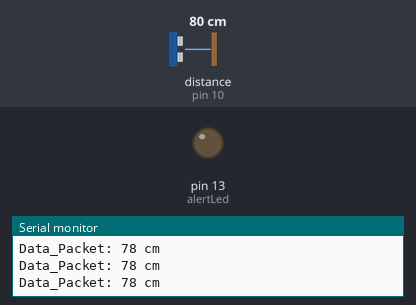
Simulated run of this sketch. Board: Arduino Uno, built with avr-gcc and run on an emulated ATmega328P. Parts: output pins drawn as LEDs (lit = HIGH), the last lines printed to the serial monitor. Wiring (inferred from the names in the program): ultrasonic range finder: trigger pin 9; echo pin 10. The inputs (shaded band) are chosen by the test bench; at power-on: distance to the obstacle (sensor on pin 10) 80 cm. The echo pulse lasts 58.3 µs per cm; pins used as bus, display or sensor lines are not drawn.

Above: at 1.3 s.
1.4 s: distance to the obstacle (sensor on pin 10) set to 12 cm
2.9 s: distance to the obstacle (sensor on pin 10) set to 9 cm
At 4.1 s:
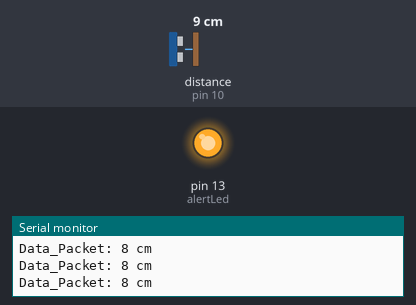
4.5 s: distance to the obstacle (sensor on pin 10) set to 18 cm
At 5.4 s:
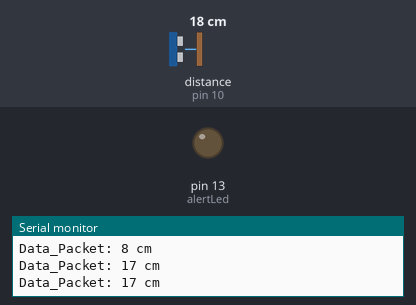
6.0 s: distance to the obstacle (sensor on pin 10) set to 2 cm
At 6.8 s:
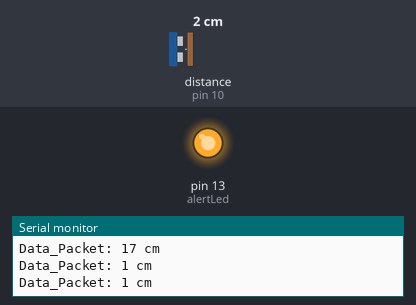
Timing chart, 0 to 8.5 s (numbered marks = the images above; inputs shaded):
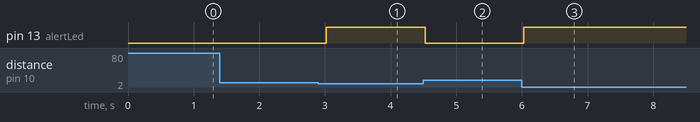

The sketch:

level_monitor.ino
```cpp
/*
 * Industrial Distance & Object Monitor
 * Targeted for: Zubi Technologies SIWES Application
 * Description: Reads ultrasonic sensor data and outputs formatted
 * JSON-like strings for Python backend integration.
 */

const int trigPin = 9;
const int echoPin = 10;
const int alertLed = 13; // Onboard LED for alerts

long duration;
int distance;

void setup() {
  pinMode(trigPin, OUTPUT);
  pinMode(echoPin, INPUT);
  pinMode(alertLed, OUTPUT);

  // High baud rate for stable communication with Python
  Serial.begin(9600);
  while (!Serial) { ; // Wait for serial port to connect
  }
}

void loop() {
  // Clear the trigPin
  digitalWrite(trigPin, LOW);
  delayMicroseconds(2);

  // Trigger the sensor
  digitalWrite(trigPin, HIGH);
  delayMicroseconds(10);
  digitalWrite(trigPin, LOW);

  // Read the echoPin
  duration = pulseIn(echoPin, HIGH);

  // Calculate distance in cm
  distance = duration * 0.034 / 2;

  // Logic: Visual alert if object is too close (Critical Limit)
  if (distance < 10 && distance > 0) {
    digitalWrite(alertLed, HIGH);
  } else {
    digitalWrite(alertLed, LOW);
  }

  // Format data for Python Backend: "Distance: [value]"
  Serial.print("Data_Packet: ");
  Serial.print(distance);
  Serial.println(" cm");

  delay(500); // 0.5s sampling rate
}
```

Measured:
- the behaviour switches between 11 and 10 cm on distance to the obstacle (sensor on pin 10) (found by bisection; images 0 and 1)
- after the input at 2.9 s, pin 13 (alertLed): LOW → HIGH after 0.12 s
- after the input at 4.5 s, pin 13 (alertLed): HIGH → LOW at once
- after the input at 6.0 s, pin 13 (alertLed): LOW → HIGH at once
